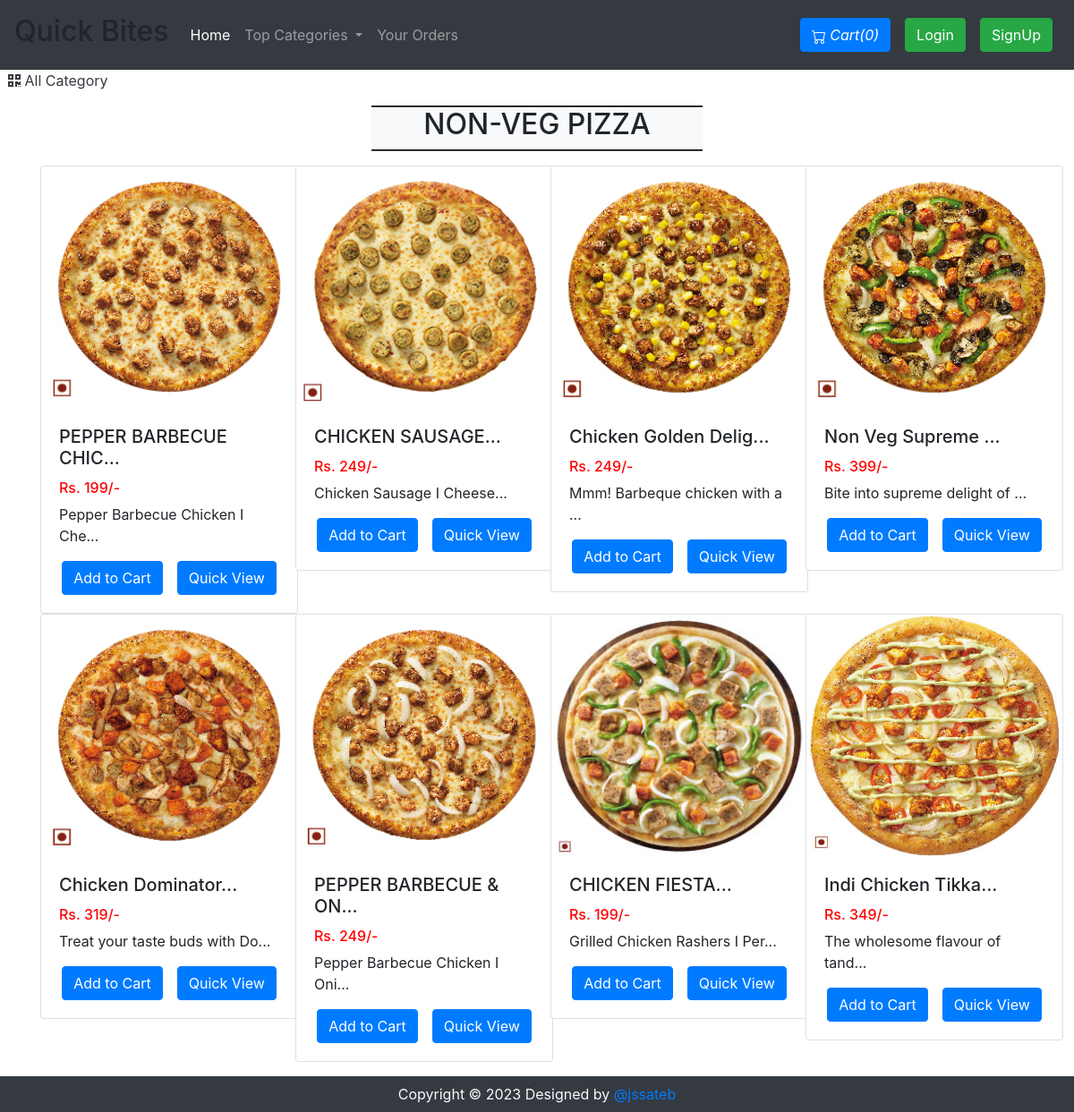
/viewPizzaList.php?catid=2, run on the app's committed database.
### tables this page shows
CREATE TABLE `pizza` (
  `pizzaId` int(12) primary key,
  `pizzaName` varchar(255) NOT NULL,
  `pizzaPrice` int(12) NOT NULL,
  `pizzaDesc` text NOT NULL,
  `pizzaCategorieId` int(12) ,
  `pizzaPubDate` datetime NOT NULL DEFAULT current_timestamp()
);

### viewPizzaList.php (the view, shortened to what this page needs)
<!doctype html>
<html lang="en">
<head>
    <link rel="stylesheet" href="https://stackpath.bootstrapcdn.com/bootstrap/4.4.1/css/bootstrap.min.css">
    <link rel="stylesheet" href="https://use.fontawesome.com/releases/v5.8.2/css/all.css">
</head>
<body>
    <?php include 'partials/_dbconnect.php';?>
    <?php require 'partials/_nav.php' ?>
    <div>&nbsp;
        <a href="index.php" class="active text-dark">
        <i class="fas fa-qrcode"></i>
            <span>All Category</span>
        </a>
    </div>
    <div class="container my-3" id="cont">
        <div class="col-lg-4 text-center bg-light my-3" style="margin:auto;border-top: 2px groove black;border-bottom: 2px groove black;">
            <h2 class="text-center"><span id="catTitle">Items</span></h2>
        </div>
        <div class="row">
        <?php
            $id = $_GET['catid'];
            $sql = "SELECT * FROM `pizza` WHERE pizzaCategorieId = $id";
            $result = mysqli_query($conn, $sql);
            while($row = mysqli_fetch_assoc($result)){
                $pizzaId = $row['pizzaId'];
                $pizzaName = $row['pizzaName'];
                $pizzaPrice = $row['pizzaPrice'];
                $pizzaDesc = $row['pizzaDesc'];
                echo '<div class="col-xs-3 col-sm-3 col-md-3">
                        <div class="card" style="width: 18rem;">
                            <img src="img/pizza-'.$pizzaId. '.jpg" class="card-img-top" alt="image for this pizza" width="249px" height="270px">
                            <div class="card-body">
                                <h5 class="card-title">' . substr($pizzaName, 0, 20). '...</h5>
                                <h6 style="color: #ff0000">Rs. '. $pizzaPrice. '/-</h6>
                                <p class="card-text">' . substr($pizzaDesc, 0, 29). '...</p>
                                <div class="row justify-content-center">';
                                if($loggedin){
                                    $quaSql = "SELECT `itemQuantity` FROM `viewcart` WHERE pizzaId = '$pizzaId' AND `userId`='$userId'";
                                    $quaresult = mysqli_query($conn, $quaSql);
                                    $quaExistRows = mysqli_num_rows($quaresult);
                                    if($quaExistRows == 0) {
                                        echo '<form action="partials/_manageCart.php" method="POST">
                                              <input type="hidden" name="itemId" value="'.$pizzaId. '">
                                              <button type="submit" name="addToCart" class="btn btn-primary mx-2">Add to Cart</button>';
                                    }else {
                                        echo '<a href="viewCart.php"><button class="btn btn-primary mx-2">Go to Cart</button></a>';
                                    }
                                }
                                else{
                                    echo '<button class="btn btn-primary mx-2" data-toggle="modal" data-target="#loginModal">Add to Cart</button>';
                                }
                            echo '</form>
                                <a href="viewPizza.php?pizzaid=' . $pizzaId . '" class="mx-2"><button class="btn btn-primary">Quick View</button></a>
                                </div>
                            </div>
                        </div>
                    </div>';
            }
            ?>
        </div>
    </div>
    <?php require 'partials/_footer.php' ?>
</body>
</html>

### viewPizzaList.php (style rules this page uses)
#cont { min-height : 570px; }

### data on the page
pizza: shows a picture, pizzaName "PEPPER BARBECUE CHIC", pizzaPrice "199", pizzaDesc "Pepper Barbecue Chicken I Che"
pizza: shows a picture, pizzaName "CHICKEN SAUSAGE", pizzaPrice "249", pizzaDesc "Chicken Sausage I Cheese"
pizza: shows a picture, pizzaName "Chicken Golden Delig", pizzaPrice "249", pizzaDesc "Mmm! Barbeque chicken with a"
pizza: shows a picture, pizzaName "Non Veg Supreme", pizzaPrice "399", pizzaDesc "Bite into supreme delight of"
pizza: shows a picture, pizzaName "Chicken Dominator", pizzaPrice "319", pizzaDesc "Treat your taste buds with Do"
pizza: shows a picture, pizzaName "PEPPER BARBECUE & ON", pizzaPrice "249", pizzaDesc "Pepper Barbecue Chicken I Oni"
pizza: shows a picture, pizzaName "CHICKEN FIESTA", pizzaPrice "199", pizzaDesc "Grilled Chicken Rashers I Per"
pizza: shows a picture, pizzaName "Indi Chicken Tikka", pizzaPrice "349", pizzaDesc "The wholesome flavour of tand"

### other printed values
$count "0"
